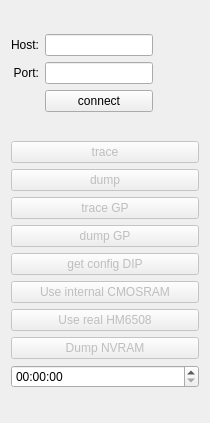
     <widget class="QWidget" name="scrollAreaWidgetContents_3">
      <property name="geometry">
       <rect>
        <x>0</x>
        <y>0</y>
        <width>210</width>
        <height>423</height>
       </rect>
      </property>
      <layout class="QVBoxLayout" name="verticalLayout_14">
       <item>
        <layout class="QGridLayout" name="gridLayout_4">
         <item row="0" column="1">
          <widget class="QLineEdit" name="lineEdit"/>
         </item>
         <item row="1" column="1">
          <widget class="QLineEdit" name="lineEdit_2"/>
         </item>
         <item row="0" column="0">
          <widget class="QLabel" name="label_10">
           <property name="text">
            <string>Host:</string>
           </property>
           <property name="alignment">
            <set>Qt::AlignRight|Qt::AlignTrailing|Qt::AlignVCenter</set>
           </property>
          </widget>
         </item>
         <item row="1" column="0">
          <widget class="QLabel" name="label_11">
           <property name="text">
            <string>Port:</string>
           </property>
           <property name="alignment">
            <set>Qt::AlignRight|Qt::AlignTrailing|Qt::AlignVCenter</set>
           </property>
          </widget>
         </item>
         <item row="0" column="2">
          <spacer name="horizontalSpacer_3">
           <property name="orientation">
            <enum>Qt::Horizontal</enum>
           </property>
           <property name="sizeHint" stdset="0">
            <size>
             <width>40</width>
             <height>20</height>
            </size>
           </property>
          </spacer>
         </item>
         <item row="2" column="1">
          <widget class="QPushButton" name="pushButton">
           <property name="text">
            <string>connect</string>
           </property>
          </widget>
         </item>
        </layout>
       </item>
       <item>
        <layout class="QVBoxLayout" name="verticalLayout">
         <item>
          <widget class="QPushButton" name="pushButton_3">
           <property name="enabled">
            <bool>false</bool>
           </property>
           <property name="text">
            <string>trace</string>
           </property>
          </widget>
         </item>
         <item>
          <widget class="QPushButton" name="pushButton_2">
           <property name="enabled">
            <bool>false</bool>
           </property>
           <property name="text">
            <string>dump</string>
           </property>
          </widget>
         </item>
         <item>
          <widget class="QPushButton" name="pushButton_6">
           <property name="enabled">
            <bool>false</bool>
           </property>
           <property name="text">
            <string>trace GP</string>
           </property>
          </widget>
         </item>
         <item>
          <widget class="QPushButton" name="pushButton_4">
           <property name="enabled">
            <bool>false</bool>
           </property>
           <property name="text">
            <string>dump GP</string>
           </property>
          </widget>
         </item>
         <item>
          <widget class="QPushButton" name="pushButton_5">
           <property name="enabled">
            <bool>false</bool>
           </property>
           <property name="text">
            <string>get config DIP</string>
           </property>
          </widget>
         </item>
         <item>
          <widget class="QPushButton" name="pushButton_iram">
           <property name="enabled">
            <bool>false</bool>
           </property>
           <property name="text">
            <string>Use internal CMOSRAM</string>
           </property>
          </widget>
         </item>
         <item>
          <widget class="QPushButton" name="pushButton_hram">
           <property name="enabled">
            <bool>false</bool>
           </property>
           <property name="text">
            <string>Use real HM6508</string>
           </property>
          </widget>
         </item>
         <item>
          <widget class="QPushButton" name="pushButton_R_dump">
           <property name="enabled">
            <bool>false</bool>
           </property>
           <property name="text">
            <string>Dump NVRAM</string>
           </property>
          </widget>
         </item>
         <item>
          <widget class="QTimeEdit" name="timeEdit"/>
         </item>
        </layout>
       </item>
      </layout>
     </widget>
